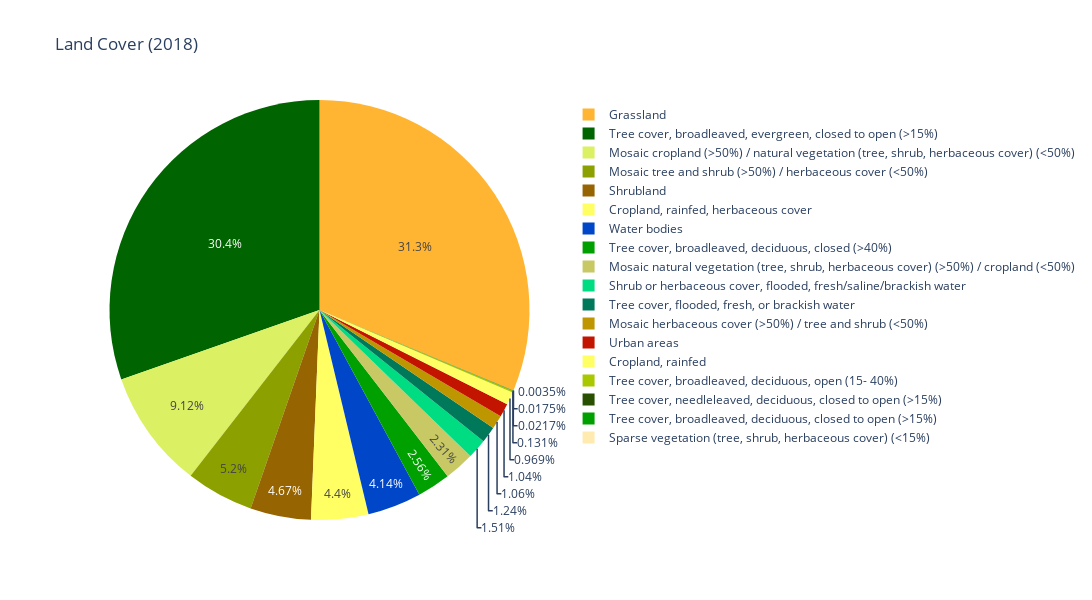

Notebook code for this chart:
### Markdown cell above
### Calculate statistics for an Area Of Interest (AOI):

1. Define the AOI or AOIs on the map
2. Calculate the % for each landcover in the AOI
3. Visualize the results in a chart

### Code cell
# Instantiate a LandcoverAnalyzer object with the GEEData object as its argument
lc_analyzer = LandcoverAnalyzer(glc_data)

# Calculate the frequency histogram for the year 2018
data = lc_analyzer.calculate_frequency_histogram(geometry=m.region, year='2018')

# Display data
lc_analyzer.display_pie_chart_plotly(title='Land Cover (2018)')

### Figure 1 — Plotly figure (JSON) as saved in the notebook; plotly's stock layout.template omitted (floating-point values rounded to 4 significant figures)
{"data": [{"labels": ["Cropland, rainfed", "Mosaic tree and shrub (>50%) / herbaceous cover (<50%)", "Cropland, rainfed, herbaceous cover", "Mosaic herbaceous cover (>50%) / tree and shrub (<50%)", "Shrubland", "Grassland", "Sparse vegetation (tree, shrub, herbaceous cover) (<15%)", "Tree cover, flooded, fresh, or brackish water", "Shrub or herbaceous cover, flooded, fresh/saline/brackish water", "Urban areas", "Water bodies", "Mosaic cropland (>50%) / natural vegetation (tree, shrub, herbaceous cover) (<50%)", "Mosaic natural vegetation (tree, shrub, herbaceous cover) (>50%) / cropland (<50%)", "Tree cover, broadleaved, evergreen, closed to open (>15%)", "Tree cover, broadleaved, deciduous, closed to open (>15%)", "Tree cover, broadleaved, deciduous, closed (>40%)", "Tree cover, broadleaved, deciduous, open (15- 40%)", "Tree cover, needleleaved, deciduous, closed to open (>15%)"], "marker": {"colors": ["#ffff64", "#8ca000", "#ffff64", "#be9600", "#966400", "#ffb432", "#ffebaf", "#00785a", "#00dc82", "#c31400", "#0046c8", "#dcf064", "#c8c864", "#006400", "#00a000", "#00a000", "#aac800", "#285000"]}, "type": "pie", "values": [0.9689, 5.197, 4.398, 1.055, 4.672, 31.26, 0.003499, 1.242, 1.506, 1.038, 4.138, 9.123, 2.315, 30.36, 0.0175, 2.556, 0.1312, 0.02169]}], "layout": {"height": 600, "title": {"text": "Land Cover (2018)"}, "width": 1200}}
